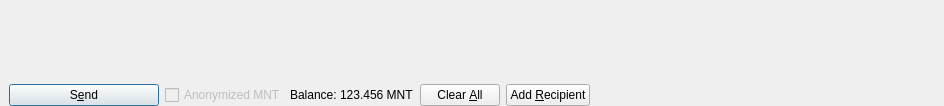
          <widget class="QWidget" name="scrollAreaWidgetContents">
           <property name="geometry">
            <rect>
             <x>0</x>
             <y>0</y>
             <width>944</width>
             <height>106</height>
            </rect>
           </property>
           <layout class="QVBoxLayout" name="verticalLayout_2" stretch="0,1,0">
            <property name="leftMargin">
             <number>0</number>
            </property>
            <property name="topMargin">
             <number>0</number>
            </property>
            <property name="rightMargin">
             <number>0</number>
            </property>
            <property name="bottomMargin">
             <number>0</number>
            </property>
            <item>
             <layout class="QVBoxLayout" name="entries">
              <property name="spacing">
               <number>6</number>
              </property>
             </layout>
            </item>
            <item>
             <spacer name="verticalSpacer">
              <property name="orientation">
               <enum>Qt::Vertical</enum>
              </property>
              <property name="sizeHint" stdset="0">
               <size>
                <width>20</width>
                <height>40</height>
               </size>
              </property>
             </spacer>
            </item>
            <item>
             <widget class="QFrame" name="frame_Send">
              <layout class="QHBoxLayout" name="horizontalLayout">
               <property name="bottomMargin">
                <number>0</number>
               </property>
               <item>
                <widget class="QPushButton" name="sendButton">
                 <property name="minimumSize">
                  <size>
                   <width>150</width>
                   <height>0</height>
                  </size>
                 </property>
                 <property name="toolTip">
                  <string>Confirm the send action</string>
                 </property>
                 <property name="text">
                  <string>S&amp;end</string>
                 </property>
                 <property name="icon">
                  <iconset resource="../mnt.qrc">
                   <normaloff>:/icons/send</normaloff>:/icons/send</iconset>
                 </property>
                 <property name="autoDefault">
                  <bool>false</bool>
                 </property>
                 <property name="default">
                  <bool>true</bool>
                 </property>
                </widget>
               </item>
               <item>
                <layout class="QHBoxLayout" name="horizontalLayout_2">
                 <property name="spacing">
                  <number>3</number>
                 </property>
                 <item>
                  <widget class="QCheckBox" name="checkzMNT">
                   <property name="enabled">
                    <bool>false</bool>
                   </property>
                   <property name="text">
                    <string>Anonymized MNT</string>
                   </property>
                  </widget>
                 </item>
                 <item>
                  <widget class="QLabel" name="label">
                   <property name="text">
                    <string>Balance:</string>
                   </property>
                  </widget>
                 </item>
                 <item>
                  <widget class="QLabel" name="labelBalance">
                   <property name="sizePolicy">
                    <sizepolicy hsizetype="Preferred" vsizetype="Fixed">
                     <horstretch>0</horstretch>
                     <verstretch>0</verstretch>
                    </sizepolicy>
                   </property>
                   <property name="cursor">
                    <cursorShape>IBeamCursor</cursorShape>
                   </property>
                   <property name="text">
                    <string notr="true">123.456 MNT</string>
                   </property>
                   <property name="textInteractionFlags">
                    <set>Qt::LinksAccessibleByMouse|Qt::TextSelectableByKeyboard|Qt::TextSelectableByMouse</set>
                   </property>
                  </widget>
                 </item>
                </layout>
               </item>
               <item>
                <widget class="QPushButton" name="clearButton">
                 <property name="sizePolicy">
                  <sizepolicy hsizetype="Minimum" vsizetype="Fixed">
                   <horstretch>0</horstretch>
                   <verstretch>0</verstretch>
                  </sizepolicy>
                 </property>
                 <property name="toolTip">
                  <string>Clear all fields of the form.</string>
                 </property>
                 <property name="text">
                  <string>Clear &amp;All</string>
                 </property>
                 <property name="icon">
                  <iconset resource="../mnt.qrc">
                   <normaloff>:/icons/remove</normaloff>:/icons/remove</iconset>
                 </property>
                 <property name="autoDefault">
                  <bool>false</bool>
                 </property>
                </widget>
               </item>
               <item>
                <widget class="QPushButton" name="addButton">
                 <property name="toolTip">
                  <string>Send to multiple recipients at once</string>
                 </property>
                 <property name="text">
                  <string>Add &amp;Recipient</string>
                 </property>
                 <property name="icon">
                  <iconset resource="../mnt.qrc">
                   <normaloff>:/icons/add</normaloff>:/icons/add</iconset>
                 </property>
                 <property name="autoDefault">
                  <bool>false</bool>
                 </property>
                </widget>
               </item>
               <item>
                <spacer name="horizontalSpacer">
                 <property name="orientation">
                  <enum>Qt::Horizontal</enum>
                 </property>
                 <property name="sizeHint" stdset="0">
                  <size>
                   <width>40</width>
                   <height>20</height>
                  </size>
                 </property>
                </spacer>
               </item>
              </layout>
             </widget>
            </item>
           </layout>
          </widget>
